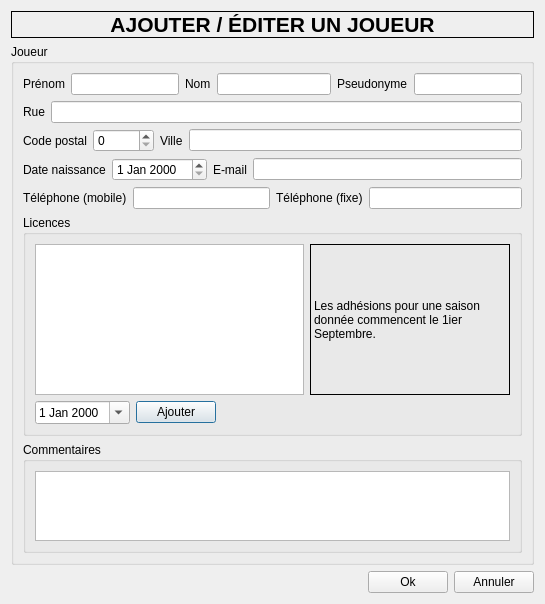
<?xml version="1.0" encoding="UTF-8"?>
<ui version="4.0">
 <class>PlayerWindow</class>
 <widget class="QDialog" name="PlayerWindow">
  <property name="geometry">
   <rect>
    <x>0</x>
    <y>0</y>
    <width>545</width>
    <height>604</height>
   </rect>
  </property>
  <property name="windowTitle">
   <string>Dialog</string>
  </property>
  <layout class="QGridLayout" name="gridLayout_2">
   <item row="0" column="0">
    <widget class="QLabel" name="label_9">
     <property name="font">
      <font>
       <pointsize>16</pointsize>
       <weight>75</weight>
       <bold>true</bold>
      </font>
     </property>
     <property name="frameShape">
      <enum>QFrame::Box</enum>
     </property>
     <property name="text">
      <string>AJOUTER / ÉDITER UN JOUEUR</string>
     </property>
     <property name="alignment">
      <set>Qt::AlignCenter</set>
     </property>
    </widget>
   </item>
   <item row="1" column="0">
    <widget class="QGroupBox" name="groupBox">
     <property name="title">
      <string>Joueur</string>
     </property>
     <layout class="QVBoxLayout" name="verticalLayout">
      <item>
       <layout class="QHBoxLayout" name="horizontalLayout_12">
        <item>
         <layout class="QHBoxLayout" name="horizontalLayout">
          <item>
           <widget class="QLabel" name="label">
            <property name="text">
             <string>Prénom</string>
            </property>
           </widget>
          </item>
          <item>
           <widget class="QLineEdit" name="lineName"/>
          </item>
         </layout>
        </item>
        <item>
         <layout class="QHBoxLayout" name="horizontalLayout_2">
          <item>
           <widget class="QLabel" name="label_2">
            <property name="text">
             <string>Nom</string>
            </property>
           </widget>
          </item>
          <item>
           <widget class="QLineEdit" name="lineLastName"/>
          </item>
         </layout>
        </item>
        <item>
         <layout class="QHBoxLayout" name="horizontalLayout_8">
          <item>
           <widget class="QLabel" name="label_8">
            <property name="text">
             <string>Pseudonyme</string>
            </property>
           </widget>
          </item>
          <item>
           <widget class="QLineEdit" name="lineNickName"/>
          </item>
         </layout>
        </item>
       </layout>
      </item>
      <item>
       <layout class="QHBoxLayout" name="horizontalLayout_3">
        <item>
         <widget class="QLabel" name="label_3">
          <property name="text">
           <string>Rue</string>
          </property>
         </widget>
        </item>
        <item>
         <widget class="QLineEdit" name="lineStreet"/>
        </item>
       </layout>
      </item>
      <item>
       <layout class="QHBoxLayout" name="horizontalLayout_9">
        <item>
         <layout class="QHBoxLayout" name="horizontalLayout_4">
          <item>
           <widget class="QLabel" name="label_4">
            <property name="text">
             <string>Code postal</string>
            </property>
           </widget>
          </item>
          <item>
           <widget class="QSpinBox" name="spinPostCode">
            <property name="maximum">
             <number>99999</number>
            </property>
           </widget>
          </item>
         </layout>
        </item>
        <item>
         <layout class="QHBoxLayout" name="horizontalLayout_5">
          <item>
           <widget class="QLabel" name="label_5">
            <property name="text">
             <string>Ville</string>
            </property>
           </widget>
          </item>
          <item>
           <widget class="QLineEdit" name="lineCity"/>
          </item>
         </layout>
        </item>
       </layout>
      </item>
      <item>
       <layout class="QHBoxLayout" name="horizontalLayout_16">
        <item>
         <layout class="QHBoxLayout" name="horizontalLayout_6">
          <item>
           <widget class="QLabel" name="label_6">
            <property name="text">
             <string>Date naissance</string>
            </property>
           </widget>
          </item>
          <item>
           <widget class="QDateEdit" name="dateBirth"/>
          </item>
         </layout>
        </item>
        <item>
         <layout class="QHBoxLayout" name="horizontalLayout_13">
          <item>
           <widget class="QLabel" name="label_10">
            <property name="text">
             <string>E-mail</string>
            </property>
           </widget>
          </item>
          <item>
           <widget class="QLineEdit" name="lineMail"/>
          </item>
         </layout>
        </item>
       </layout>
      </item>
      <item>
       <layout class="QHBoxLayout" name="horizontalLayout_15">
        <item>
         <layout class="QHBoxLayout" name="horizontalLayout_14">
          <item>
           <widget class="QLabel" name="label_11">
            <property name="text">
             <string>Téléphone (mobile)</string>
            </property>
           </widget>
          </item>
          <item>
           <widget class="QLineEdit" name="lineMobilePhone"/>
          </item>
         </layout>
        </item>
        <item>
         <layout class="QHBoxLayout" name="horizontalLayout_10">
          <item>
           <widget class="QLabel" name="label_12">
            <property name="text">
             <string>Téléphone (fixe)</string>
            </property>
           </widget>
          </item>
          <item>
           <widget class="QLineEdit" name="lineHomePhone"/>
          </item>
         </layout>
        </item>
       </layout>
      </item>
      <item>
       <widget class="QGroupBox" name="groupBox_3">
        <property name="title">
         <string>Licences</string>
        </property>
        <layout class="QVBoxLayout" name="verticalLayout_2">
         <item>
          <layout class="QHBoxLayout" name="horizontalLayout_11">
           <item>
            <widget class="QListWidget" name="listLicences"/>
           </item>
           <item>
            <widget class="QLabel" name="label_7">
             <property name="minimumSize">
              <size>
               <width>200</width>
               <height>0</height>
              </size>
             </property>
             <property name="frameShape">
              <enum>QFrame::Box</enum>
             </property>
             <property name="text">
              <string>Les adhésions pour une saison donnée commencent le 1ier Septembre.</string>
             </property>
             <property name="wordWrap">
              <bool>true</bool>
             </property>
            </widget>
           </item>
          </layout>
         </item>
         <item>
          <layout class="QHBoxLayout" name="horizontalLayout_7">
           <item>
            <widget class="QDateEdit" name="dateEdit_2">
             <property name="calendarPopup">
              <bool>true</bool>
             </property>
            </widget>
           </item>
           <item>
            <widget class="QPushButton" name="buttonAddLicence">
             <property name="text">
              <string>Ajouter</string>
             </property>
            </widget>
           </item>
           <item>
            <spacer name="horizontalSpacer_2">
             <property name="orientation">
              <enum>Qt::Horizontal</enum>
             </property>
             <property name="sizeHint" stdset="0">
              <size>
               <width>40</width>
               <height>20</height>
              </size>
             </property>
            </spacer>
           </item>
          </layout>
         </item>
        </layout>
       </widget>
      </item>
      <item>
       <widget class="QGroupBox" name="groupBox_2">
        <property name="title">
         <string>Commentaires</string>
        </property>
        <layout class="QGridLayout" name="gridLayout">
         <item row="0" column="0">
          <widget class="QPlainTextEdit" name="plainComments"/>
         </item>
        </layout>
       </widget>
      </item>
     </layout>
    </widget>
   </item>
   <item row="2" column="0">
    <layout class="QHBoxLayout" name="horizontalLayout_17">
     <item>
      <spacer name="horizontalSpacer">
       <property name="orientation">
        <enum>Qt::Horizontal</enum>
       </property>
       <property name="sizeHint" stdset="0">
        <size>
         <width>40</width>
         <height>20</height>
        </size>
       </property>
      </spacer>
     </item>
     <item>
      <widget class="QPushButton" name="buttonOk">
       <property name="text">
        <string>Ok</string>
       </property>
      </widget>
     </item>
     <item>
      <widget class="QPushButton" name="buttonCancel">
       <property name="text">
        <string>Annuler</string>
       </property>
      </widget>
     </item>
    </layout>
   </item>
  </layout>
 </widget>
 <resources/>
 <connections/>
</ui>
